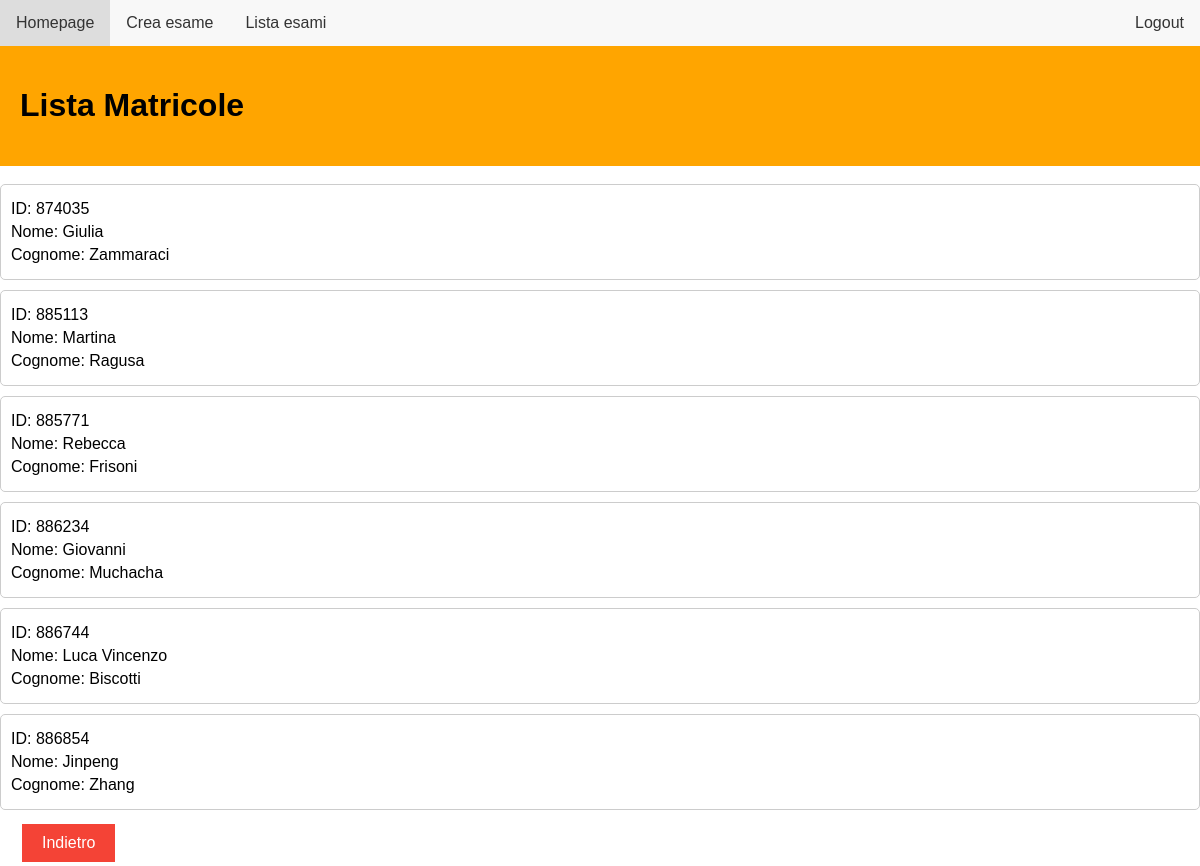
The app's page /search_student (signed in) with its own data.
### db_setup.py (models this page shows, shortened)
class Studente( db.Model):
    idS = db.Column(db.Integer, primary_key=True, unique = True)
    nome = db.Column(db.String(100))
    cognome = db.Column(db.String(100))

### routes.py (the view)
@bp.route('/search_student', methods=['GET', 'POST'])
@login_required
def search_student():
    from db_setup import Studente, Docente, db
    if request.method == 'POST':
        search_query = request.form['search']
        query = db.session.query(Studente).filter(Studente.idS.like('%'+search_query+'%')).all()
        lista_studenti = query
        user = Docente.query.get(current_user.idD)
        return flask.render_template('student_list.html', user=user, lista_studenti=lista_studenti)
    lista_studenti = db.session.query(Studente).all()
    user = Docente.query.get(current_user.idD)
    return flask.render_template('student_list.html', user=user, lista_studenti=lista_studenti)

### routes.py (called while the page is built)
@login_manager.user_loader
def load_user(user_id):
    from db_setup import Docente
    return Docente.query.get(user_id)

### app/templates/student_list.html (shortened to what this page needs)
<!DOCTYPE html>
<html lang="en">
<head>
    <link rel="stylesheet" href="../static/student.css">
    <link rel="stylesheet" href="../static/goback.css">
</head>
<body>
    <ul>
        <li><a href="{{ url_for('routes.homepage') }}">Homepage</a></li>
        <li><a href="{{ url_for('routes.create_exam') }}">Crea esame</a></li>
        <li><a href="{{ url_for('routes.view_exams') }}">Lista esami</a></li>
        <li style="float:right"><a href="{{ url_for('routes.login') }}">Logout</a></li>
    </ul>
    <div id="Matricola" class="w3-container">
        <h1>Lista Matricole</h1>
    </div>
    <br>
    <div id="Lista_Studenti"  class="student-list" style="position: relative;">
        {% for studente in lista_studenti %}
            <div class="student-info" onclick="window.location.href='{{url_for('routes.student_page', idS=studente.idS)}}'">
                <p>ID: {{ studente.idS }}</p>
                <p>Nome: {{ studente.nome }}</p>
                <p>Cognome: {{ studente.cognome }}</p>
            </div>
        {% endfor %}
    </div>
    <button id="goback" onclick="goBack()" class="button-goback">Indietro</button>
</body>
</html>

### app/static/student.css (style rules this page uses)
#Matricola, #Docente { background-color: orange; color: black; padding: 20px; }
body { font-family: Arial, sans-serif; margin: 0; padding: 0; }
ul { list-style-type: none; margin: 0; padding: 0; overflow: hidden; background-color: #f8f8f8; }
li { float: left; }
li a { display: block; color: #333; text-align: center; padding: 14px 16px; text-decoration: none; }
.student-info, .docente-info { border: 1px solid #ccc; padding: 10px; margin-bottom: 10px; }
.student-info p { margin: 5px 0; }
.student-list { position: relative; }
.student-info { cursor: pointer; padding: 10px; border: 1px solid #ccc; border-radius: 5px; margin-bottom: 10px; transition: background-color 0.3s; }

### app/static/goback.css (style rules this page uses)
.button-goback { background-color: #f44336; color: white; border: none; padding: 10px 20px; text-align: center; text-decoration: none; display: inline-block; font-size: 16px; margin: 4px 2px; cursor: pointer; position: relative; left: 20px; }

### records on screen
Studente: idS "874035", nome "Giulia", cognome "Zammaraci"
Studente: idS "885113", nome "Martina", cognome "Ragusa"
Studente: idS "885771", nome "Rebecca", cognome "Frisoni"
Studente: idS "886234", nome "Giovanni", cognome "Muchacha"
Studente: idS "886744", nome "Luca Vincenzo", cognome "Biscotti"
Studente: idS "886854", nome "Jinpeng", cognome "Zhang"
